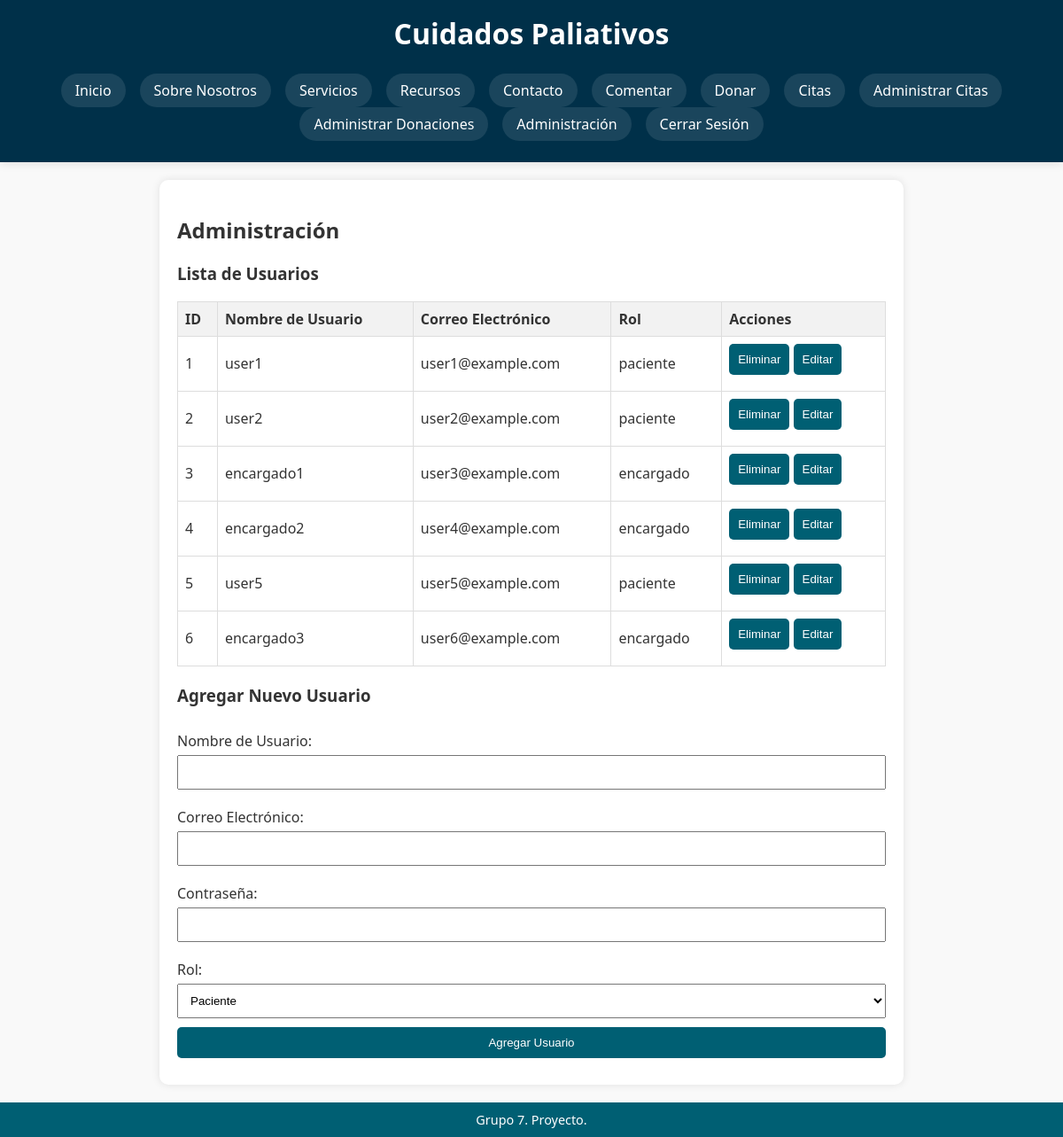
Screenshot of /public/admin.php (signed in) with the database file from the repository.
### tables this page shows
CREATE TABLE users (
                       id INT AUTO_INCREMENT PRIMARY KEY,
                       username VARCHAR(50) NOT NULL UNIQUE,
                       email VARCHAR(50) NOT NULL UNIQUE,
                       password VARCHAR(255) NOT NULL,
                       role ENUM('paciente', 'encargado') NOT NULL
);

### src/auth.php (called while the page is built, shortened)
<?php
function isLoggedIn(): bool
{
    return isset($_SESSION['user_id']);
}
function getUserRole() {
    return $_SESSION['user_role'] ?? null;
}
?>

### src/admin.php (called while the page is built, shortened)
<?php
class Admin {
    private $conn;
    public function __construct($dbConnection) {
        $this->conn = $dbConnection;
    }
    public function getAllUsers() {
        $sql = "SELECT * FROM users";
        $result = $this->conn->query($sql);
        return $result->fetch_all(MYSQLI_ASSOC);
    }
}
?>

### public/admin.php (the view, shortened to what this page needs)
<?php
include_once '../views/header.php';
include_once '../src/auth.php';
require_once '../src/Admin.php';
$admin = new Admin($conn);
$users = $admin->getAllUsers();
?>
<main>
    <section id="admin">
        <h2>Administración</h2>
        <h3>Lista de Usuarios</h3>
        <table>
            <thead>
            <tr>
                <th>ID</th>
                <th>Nombre de Usuario</th>
                <th>Correo Electrónico</th>
                <th>Rol</th>
                <th>Acciones</th>
            </tr>
            </thead>
            <tbody>
            <?php foreach ($users as $user): ?>
                <tr>
                    <td><?php echo $user['id']; ?></td>
                    <td><?php echo $user['username']; ?></td>
                    <td><?php echo $user['email']; ?></td>
                    <td><?php echo $user['role']; ?></td>
                    <td>
                        <form action="../src/delete_user.php" method="post" style="display:inline;">
                            <button type="submit">Eliminar</button>
                        </form>
                        <form action="edit_user.php" method="get" style="display:inline;">
                            <button type="submit">Editar</button>
                        </form>
                    </td>
                </tr>
            <?php endforeach; ?>
            </tbody>
        </table>
        <h3>Agregar Nuevo Usuario</h3>
        <form action="../src/add_user.php" method="post">
            <label for="username">Nombre de Usuario:</label>
            <input type="text" id="username" name="username" required>
            <label for="email">Correo Electrónico:</label>
            <input type="email" id="email" name="email" required>
            <label for="password">Contraseña:</label>
            <input type="password" id="password" name="password" required>
            <label for="role">Rol:</label>
            <select id="role" name="role" required>
                <option value="paciente">Paciente</option>
            </select>
            <button type="submit">Agregar Usuario</button>
        </form>
    </section>
</main>
<?php include '../views/footer.php'; ?>

### views/header.php (shortened to what this page needs)
<?php
include_once "../src/auth.php";
?>
<!DOCTYPE html>
<html lang="es">
<head>
    <link rel="stylesheet" href="/ProyectoAmbienteWeb/public/css/styles.css">
</head>
<body>
<header>
    <h1>Cuidados Paliativos</h1>
    <nav>
        <ul>
            <li><a href="index.php">Inicio</a></li>
            <li><a href="about.php">Sobre Nosotros</a></li>
            <li><a href="services.php">Servicios</a></li>
            <li><a href="resources.php">Recursos</a></li>
            <li><a href="contact.php">Contacto</a></li>
            <li><a href="comentar.php">Comentar</a></li>
            <li><a href="donar.php">Donar</a></li>
            <?php if (isLoggedIn()): ?>
                <li><a href="citas.php">Citas</a></li>
                <?php if (getUserRole() == 'encargado'): ?>
                    <li><a href="admin_citas.php">Administrar Citas</a></li>
                    <li><a href="admin_donaciones.php">Administrar Donaciones</a></li>
                    <li><a href="admin.php">Administración</a></li>
                <?php endif; ?>
                <li><a href="../src/logout.php">Cerrar Sesión</a></li>
            <?php else: ?>
                <li><a href="login.php">Iniciar Sesión</a></li>
                <li><a href="register.php">Registrarse</a></li>
            <?php endif; ?>
        </ul>
    </nav>
</header>

### views/footer.php
        <footer>
            <p>Grupo 7. Proyecto.</p>
        </footer>
    </body>
</html>

### public/css/styles.css (style rules this page uses)
html, body { height: 100%; margin: 0; padding: 0; }
body { font-family: 'Segoe UI', Tahoma, Geneva, Verdana, sans-serif; margin: 0; padding: 0; background-color: #f9f9f9; color: #333; display: flex; flex-direction: column; min-height: 100vh; }
main { flex: 1 0 auto; }
header { background-color: #003049; color: white; padding: 1em 0; box-shadow: 0 2px 10px rgba(0, 0, 0, 0.1); }
header h1 { margin: 0; font-size: 2em; padding-bottom: 0.5em; text-align: center; }
nav { background-color: #003049; padding: 0.5em 0; }
nav ul { list-style-type: none; margin: 0; padding: 0; display: flex; justify-content: center; flex-wrap: wrap; }
nav ul li { margin: 0.5em; }
nav ul li a { color: white; text-decoration: none; font-weight: 500; padding: 0.5em 1em; border-radius: 25px; transition: all 0.3s ease; background-color: rgba(255, 255, 255, 0.1); }
main { padding: 20px; }
section { margin: 20px 0; background: white; padding: 20px; border-radius: 10px; box-shadow: 0 2px 4px rgba(0, 0, 0, 0.1); }
footer { flex-shrink: 0; background-color: #003049; color: white; text-align: center; padding: 20px 0; width: 100%; }
footer p { margin: 0; font-size: 0.9em; }
#admin { max-width: 800px; margin: auto; padding: 20px; background: white; border-radius: 10px; box-shadow: 0 0 10px rgba(0, 0, 0, 0.1); }
#admin table { width: 100%; border-collapse: collapse; margin-bottom: 20px; }
#admin table, #admin th, #admin td { border: 1px solid #ddd; padding: 8px; }
#admin th { background-color: #f2f2f2; text-align: left; }
#admin form { display: flex; flex-direction: column; }
#admin form label { margin: 10px 0 5px; }
#admin form input, #admin form select, #admin form button { padding: 10px; margin-bottom: 10px; }
#admin form button { background-color: #005f73; color: white; border: none; cursor: pointer; padding: 10px; border-radius: 5px; }
footer { background-color: #005f73; color: white; text-align: center; padding: 10px 0; position: relative; bottom: 0; width: 100%; }

### rows the page displays
users: id "1", username "user1", email "user1@example.com", role "paciente"
users: id "2", username "user2", email "user2@example.com", role "paciente"
users: id "3", username "encargado1", email "user3@example.com", role "encargado"
users: id "4", username "encargado2", email "user4@example.com", role "encargado"
users: id "5", username "user5", email "user5@example.com", role "paciente"
users: id "6", username "encargado3", email "user6@example.com", role "encargado"
